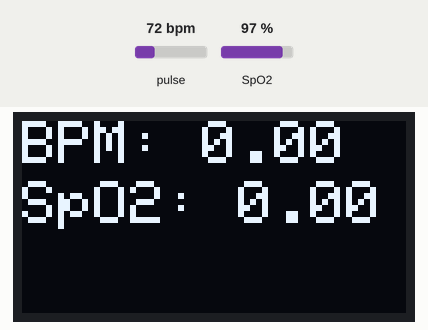
The sketch below on a simulated ESP8266 (NodeMCU). On the bench: 128×64 one-colour display. The test bench sets the inputs (shaded band); at power-on: pulse 72 bpm, SpO2 97 %. WiFi joins after 1.5 s; servers stay silent unless stated; the display library's start-up logo is not drawn; what the sketch prints to the serial monitor is not drawn.

Above: at 2.7 s.
2.8 s: pulse set to 42 bpm
At 5.5 s:
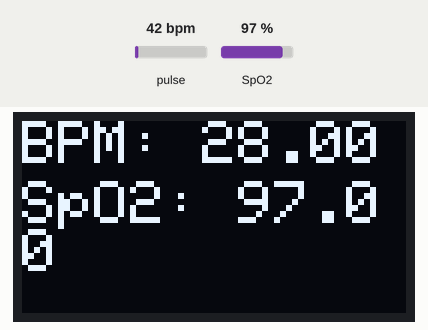
5.8 s: SpO2 set to 80 %
At 7.9 s:
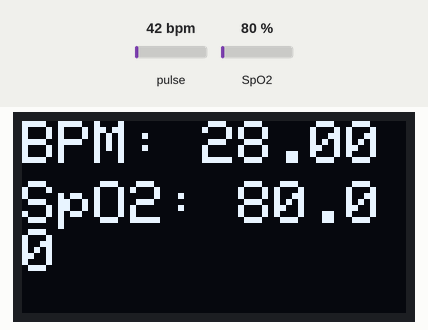
8.2 s: pulse set to 70 bpm
At 9.2 s:
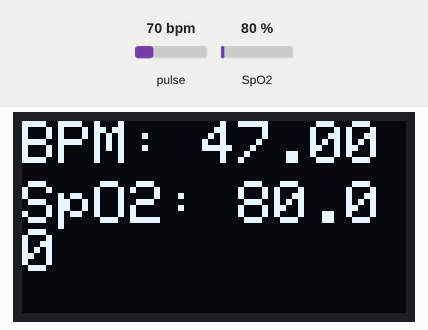
10.2 s: SpO2 set to 85 %
At 11.5 s:
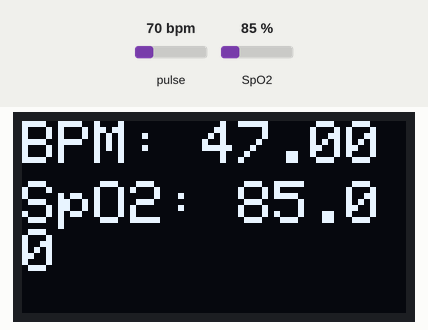
Timing chart, 0 to 13.2 s (numbered marks = the images above; inputs shaded):
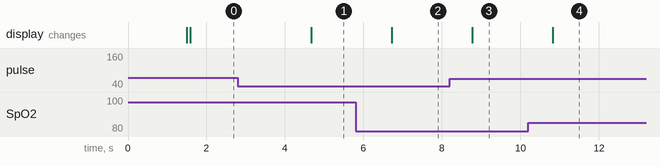

The sketch:

asansol_final.ino
```cpp
#include <Wire.h>
#include <SPI.h>
#include "MAX30100_PulseOximeter.h"
#include <Adafruit_GFX.h>
#include <Adafruit_SSD1306.h>
#include <ESP8266WiFi.h>

#define REPORTING_PERIOD_MS     1000


#define SCREEN_WIDTH 128 // OLED display width, in pixels
#define SCREEN_HEIGHT 64 // OLED display height, in pixels
PulseOximeter pox;
#define OLED_RESET     -1 // Reset pin # (or -1 if sharing Arduino reset pin)
Adafruit_SSD1306 display(SCREEN_WIDTH, SCREEN_HEIGHT, &Wire, OLED_RESET);

#define ssid "#VEER"
#define pass "12345678"
uint32_t tsLastReport = 0;
float BPM, SpO2,HR;

void onBeatDetected()
{
    Serial.println("Beat!");
}

void setup()
{
    Serial.begin(115200);
    Serial.println("Connecting to ");
       Serial.println(ssid);


       WiFi.begin(ssid, pass);

      while (WiFi.status() != WL_CONNECTED)
     {
            delay(500);
            Serial.print(".");
     }
      Serial.println("");
      Serial.println("WiFi connected");
    Serial.print("Initializing pulse oximeter..");

    if(!display.begin(SSD1306_SWITCHCAPVCC, 0x3C)) {
    Serial.println(F("SSD1306 allocation failed"));
    for(;;); // Don't proceed, loop forever
  }
    if (!pox.begin()) {
        Serial.println("FAILED");
        for(;;);
    } else {
        Serial.println("SUCCESS");
    }
   pox.setOnBeatDetectedCallback(onBeatDetected);
   display.display();
}

void loop()
{
    // Make sure to call update as fast as possible
    pox.update();
    display.clearDisplay();
    display.setTextSize(1);
    display.setTextColor(WHITE);
    // Asynchronously dump heart rate and oxidation levels to the serial
    // For both, a value of 0 means "invalid"
    BPM = pox.getHeartRate();
    HR=map(BPM,0,180,0,120);
    SpO2 = pox.getSpO2();
    if (millis() - tsLastReport > REPORTING_PERIOD_MS) {
        Serial.print("Heart rate:");
        Serial.print(HR);
        Serial.print("SpO2:");
        Serial.print(SpO2);
        Serial.println("%");
        display.clearDisplay();
        display.setTextSize(2);
        display.setCursor(0,0);
        display.print(F("BPM: "));
        display.print(HR);
        display.setCursor(0,20);
        display.print(F("SpO2: "));
        display.print(SpO2);
        display.display();
 tsLastReport = millis();
    }
  }
```

Measured:
- after the input at 2.8 s, the display: changes after 1.9 s (image 1)
- after the input at 5.8 s, the display: changes after 0.92 s (image 2)
- after the input at 8.2 s, the display: changes after 0.57 s (image 3)
- after the input at 10.2 s, the display: changes after 0.63 s (image 4)
